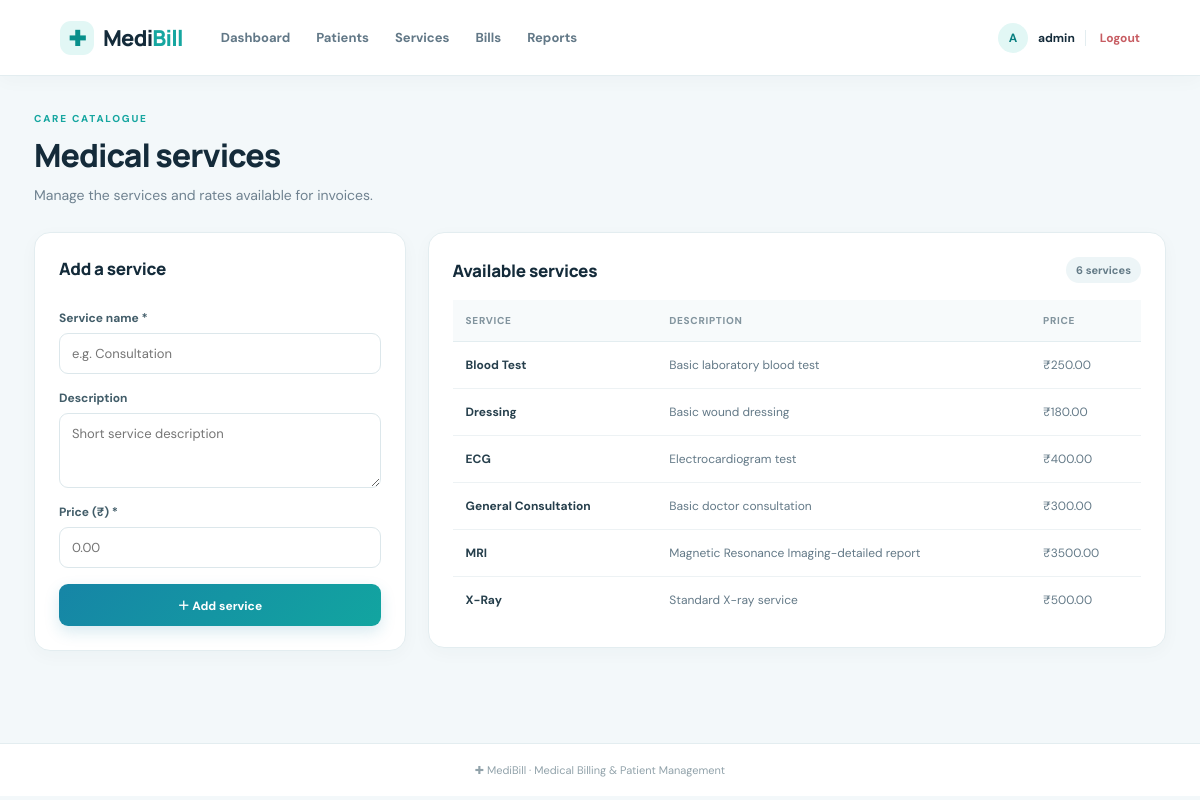
The app's page /services (signed in) with its own data.
### tables this page shows
CREATE TABLE services (
        id INTEGER PRIMARY KEY AUTOINCREMENT,
        name TEXT UNIQUE NOT NULL,
        description TEXT,
        price REAL NOT NULL CHECK(price >= 0)
    );

### app.py (the view, shortened to what this page needs)
@app.route("/services", methods=["GET", "POST"])
@login_required
def services():
    db = get_db()
    rows = db.execute("SELECT * FROM services ORDER BY name").fetchall()
    return render_template("services.html", services=rows)

### app.py (called while the page is built)
def get_db():
    if "db" not in g:
        g.db = sqlite3.connect(DATABASE, timeout=15)
        g.db.row_factory = sqlite3.Row
        g.db.execute("PRAGMA foreign_keys = ON")
        g.db.execute("PRAGMA journal_mode = WAL")
    return g.db

def login_required(view):
    @wraps(view)
    def wrapped(*args, **kwargs):
        if "user_id" not in session:
            flash("Please log in to continue.", "warning")
            return redirect(url_for("login"))
        return view(*args, **kwargs)
    return wrapped

### templates/services.html
{% extends "base.html" %}{% block title %}Services | MediBill{% endblock %}
{% block content %}
<div class="page-heading"><div><p class="eyebrow">CARE CATALOGUE</p><h1>Medical services</h1><p class="muted">Manage the services and rates available for invoices.</p></div></div>
<div class="two-column"><form method="post" class="content-card form-stack"><h2>Add a service</h2><label>Service name *<input name="name" required placeholder="e.g. Consultation"></label><label>Description<textarea name="description" rows="3" placeholder="Short service description"></textarea></label><label>Price (₹) *<input type="number" name="price" min="0" step="0.01" required placeholder="0.00"></label><button class="button primary" type="submit">＋ Add service</button></form>
<div class="content-card"><div class="section-head"><h2>Available services</h2><span class="count-pill">{{ services|length }} services</span></div>{% if services %}<div class="table-wrap"><table><thead><tr><th>Service</th><th>Description</th><th>Price</th></tr></thead><tbody>{% for s in services %}<tr><td class="strong">{{ s.name }}</td><td>{{ s.description or '—' }}</td><td>₹{{ "%.2f"|format(s.price) }}</td></tr>{% endfor %}</tbody></table></div>{% else %}<div class="empty-state">No services added yet.</div>{% endif %}</div></div>
{% endblock %}

### templates/base.html (shortened to what this page needs)
<!doctype html>
<html lang="en">
<head>
  <link rel="stylesheet" href="{{ url_for('static', filename='style.css') }}">
</head>
<body class="{% if not session.get('user_id') %}auth-body{% endif %}">
{% if session.get('user_id') %}
<header class="topbar">
  <a class="brand" href="{{ url_for('dashboard') }}"><span class="brand-icon">✚</span><span>Medi<span>Bill</span></span></a>
  <nav>
    <a href="{{ url_for('dashboard') }}">Dashboard</a><a href="{{ url_for('patients') }}">Patients</a>
    <a href="{{ url_for('services') }}">Services</a><a href="{{ url_for('bills') }}">Bills</a>
    <a href="{{ url_for('reports') }}">Reports</a>
  </nav>
  <div class="user-area"><span class="user-avatar">{{ session.get('username','U')[0]|upper }}</span><span>{{ session.get('username') }}</span><a class="logout" href="{{ url_for('logout') }}">Logout</a></div>
</header>
{% endif %}
<main class="{% if not session.get('user_id') %}auth-main{% else %}page{% endif %}">
  {% block content %}{% endblock %}
</main>
<footer>✚ MediBill · Medical Billing & Patient Management </footer>
</body></html>

### static/style.css (style rules this page uses)
:root { --ink:#142b3a;--muted:#6f8290;--line:#e3edf0;--bg:#f3f8fa;--blue:#167da0;--navy:#123849;--teal:#16a6a0;--green:#16866a }
* { box-sizing:border-box }
body { margin:0;background:var(--bg);color:var(--ink);font-family:'DM Sans',Arial,sans-serif;font-size:14px }
a { color:inherit;text-decoration:none }
.topbar { min-height:76px;background:#fff;border-bottom:1px solid var(--line);display:flex;align-items:center;padding:0 5%;gap:38px;position:sticky;top:0;z-index:5;box-shadow:0 4px 18px #12384908 }
.brand { font-family:Manrope,sans-serif;font-weight:800;font-size:22px;letter-spacing:-.8px;display:flex;align-items:center;gap:9px;white-space:nowrap }
.brand>span:last-child>span { color:var(--teal) }
.brand-icon { display:inline-grid;place-items:center;width:34px;height:34px;background:#e2f7f5;color:#078f8b;border-radius:11px;font-size:21px }
.topbar nav { display:flex;align-items:center;gap:26px;flex:1 }
.topbar nav a { font-size:13px;color:#627887;font-weight:700 }
.user-area { display:flex;align-items:center;gap:10px;font-weight:700;font-size:12px }
.user-avatar { display:grid;place-items:center;width:30px;height:30px;border-radius:50%;background:#e2f7f5;color:#087f80 }
.logout { border-left:1px solid var(--line);padding-left:14px;color:#c75c62 }
.page { max-width:1370px;margin:0 auto;padding:36px 34px 70px }
.page-heading { display:flex;align-items:center;justify-content:space-between;gap:20px;margin-bottom:26px }
.eyebrow { font-size:10px;font-weight:800;letter-spacing:1.8px;color:var(--teal);margin:0 0 8px }
.page-heading h1,.welcome-banner h1 { font:800 32px Manrope,sans-serif;letter-spacing:-1px;margin:0 }
.muted { color:var(--muted);line-height:1.6;margin:7px 0 0 }
.button { display:inline-flex;align-items:center;justify-content:center;border:0;border-radius:9px;padding:12px 17px;font:700 12px 'DM Sans',sans-serif;cursor:pointer;white-space:nowrap }
.primary { background:linear-gradient(135deg,#1685a6,#12a5a0);color:#fff;box-shadow:0 6px 15px #1685a62b }
.stat-card,.content-card { background:#fff;border:1px solid var(--line);border-radius:16px;box-shadow:0 5px 18px #12384908 }
.content-card { padding:24px;margin-bottom:22px }
.content-card h2 { font:800 17px Manrope,sans-serif;margin:0 0 14px;letter-spacing:-.3px }
.section-head { display:flex;align-items:center;justify-content:space-between;gap:12px;margin-bottom:17px }
.section-head h2 { margin:0 }
.count-pill { background:#edf5f7;color:#647b87;border-radius:30px;padding:6px 10px;font-size:11px;font-weight:700 }
.table-wrap { width:100%;overflow-x:auto }
table { border-collapse:collapse;width:100%;white-space:nowrap }
th { text-align:left;color:#82949e;text-transform:uppercase;letter-spacing:.7px;font-size:10px;font-weight:800;background:#f7fafb;padding:14px 13px;border-bottom:1px solid var(--line) }
td { padding:15px 13px;border-bottom:1px solid #edf2f4;color:#637987;font-size:12px }
tbody tr:last-child td { border-bottom:0 }
.strong { font-weight:700;color:#263f4c }
.two-column { display:grid;grid-template-columns:minmax(280px,.78fr) minmax(0,1.55fr);gap:22px;align-items:start }
.form-stack { display:flex;flex-direction:column;gap:16px }
.form-stack label,.payment-form label { display:flex;flex-direction:column;gap:7px;color:#425d69;font-size:12px;font-weight:700 }
input,select,textarea { width:100%;border:1px solid #dce7eb;border-radius:9px;padding:11px 12px;font:400 13px 'DM Sans',sans-serif;color:var(--ink);background:#fff;outline:none }
textarea { resize:vertical }
footer { text-align:center;padding:19px;color:#91a2aa;font-size:11px;border-top:1px solid var(--line);background:#fff }

### records on screen
services: name "Blood Test", description "Basic laboratory blood test", price "250.00"
services: name "Dressing", description "Basic wound dressing", price "180.00"
services: name "ECG", description "Electrocardiogram test", price "400.00"
services: name "General Consultation", description "Basic doctor consultation", price "300.00"
services: name "MRI", description "Magnetic Resonance Imaging-detailed report", price "3500.00"
services: name "X-Ray", description "Standard X-ray service", price "500.00"

### other values on screen
{{ session.get('username','U')[0]|upper }} "A"
{{ session.get('username') }} "admin"
{{ services|length }} "6"
